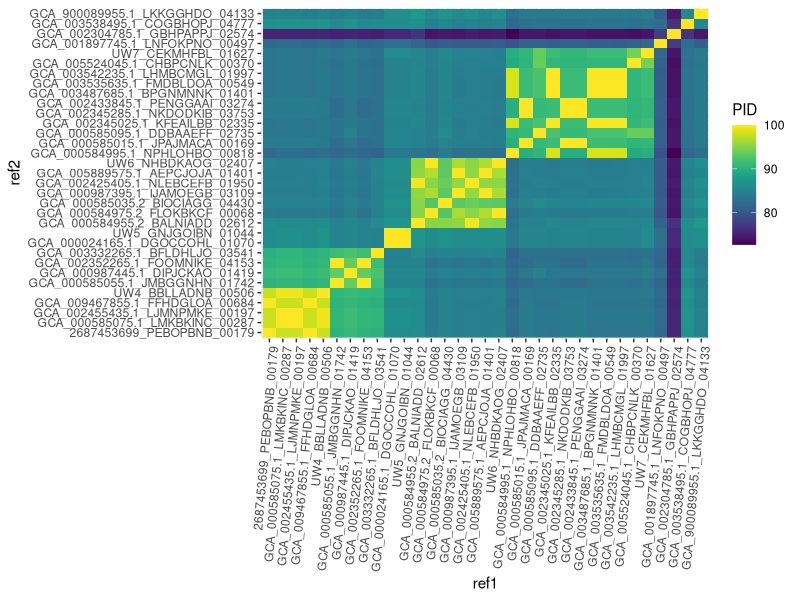

The R script that drew this image: (Note: this script raises an error after producing the figure.)
library(tidyverse)
library(viridis)

# Pairwise BLAST results for ppk1 sequences from reference genomes

blast <- read.delim("results/ppk1_tree/orfs/indv_ppk1_seqs/accumulibacter-ppk1-blast-PID.tsv", header=FALSE, sep="\t")

blast_pid <- blast %>% select(V1, V2, V3)
colnames(blast_pid) <- c("ref1", "ref2", "PID")

names <- read.delim("results/ppk1_tree/orfs/indv_ppk1_seqs/ppk1-refs-list.txt", header=FALSE, sep="\t")
colnames(names) <- c("locus", "genome")
metadata <- read.csv("metadata/accumulibacter-genomes-refs-information.csv")

locus_order <- c('2687453699_PEBOPBNB_00179',
                 'GCA_000585075.1_LMKBKINC_00287',
                 'GCA_002455435.1_LJMNPMKE_00197',
                 'GCA_009467855.1_FFHDGLOA_00684',
                 'UW4_BBLLADNB_00506',
                 'GCA_000585055.1_JMBGGNHN_01742',
                 'GCA_000987445.1_DIPJCKAO_01419',
                 'GCA_002352265.1_FOOMNIKE_04153',
                 'GCA_003332265.1_BFLDHLJO_03541',
                 'GCA_000024165.1_DGOCCOHL_01070',
                 'UW5_GNJGOIBN_01044',
                 'GCA_000584955.2_BALNIADD_02612',
                 'GCA_000584975.2_FLOKBKCF_00068',
                 'GCA_000585035.2_BIOCIAGG_04430',
                 'GCA_000987395.1_IJAMOEGB_03109',
                 'GCA_002425405.1_NLEBCEFB_01950',
                 'GCA_005889575.1_AEPCJOJA_01401',
                 'UW6_NHBDKAOG_02407',
                 'GCA_000584995.1_NPHLOHBO_00818',
                 'GCA_000585015.1_JPAJMACA_00169',
                 'GCA_000585095.1_DDBAAEFF_02735',
                 'GCA_002345025.1_KFEAILBB_02335',
                 'GCA_002345285.1_NKDODKIB_03753',
                 'GCA_002433845.1_PENGGAAI_03274',
                 'GCA_003487685.1_BPGNMNNK_01401',
                 'GCA_003535635.1_FMDBLDOA_00549',
                 'GCA_003542235.1_LHMBCMGL_01997',
                 'GCA_005524045.1_CHBPCNLK_00370',
                 'UW7_CEKMHFBL_01627',
                 'GCA_001897745.1_LNFOKPNO_00497',
                 'GCA_002304785.1_GBHPAPPJ_02574',
                 'GCA_003538495.1_COGBHOPJ_04777',
                 'GCA_900089955.1_LKKGGHDO_04133')

blast_pid$ref1 <- factor(blast_pid$ref1, levels=c(locus_order))
blast_pid$ref2 <- factor(blast_pid$ref2, levels=c(locus_order))

blast_pid %>% ggplot(aes(x=ref1, y=ref2, fill=PID)) + geom_raster() + scale_fill_viridis() + theme(axis.text.x= element_text(angle=85, hjust=1))

write.csv(locus_order, "~/Desktop/locus_order.csv")
